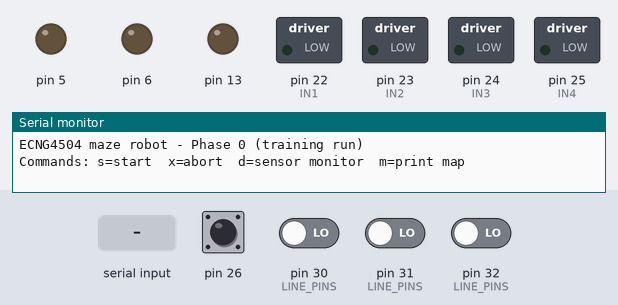
Bench run of a program on a simulated Arduino Mega 2560, built with avr-gcc and run on an emulated ATmega2560. Shown: switched loads named in the program (green lamp = pin HIGH), output pins drawn as LEDs (lit = HIGH), the last lines printed to the serial monitor. Dashed ring = blinking. Inputs (shaded band) come from the test bench; at power-on: pin 26 HIGH, pin 30 (LINE_PINS), pin 31 (LINE_PINS), pin 32 (LINE_PINS) LOW.

Above: at 1.2 s.
1.3 s: pin 26 pulled LOW for 0.15 s
At 4.0 s:
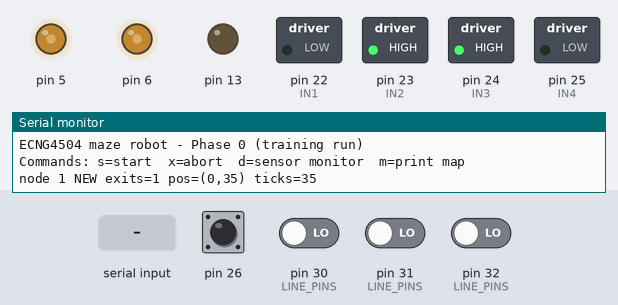
4.4 s: pin 31 (LINE_PINS) driven HIGH
At 5.4 s:
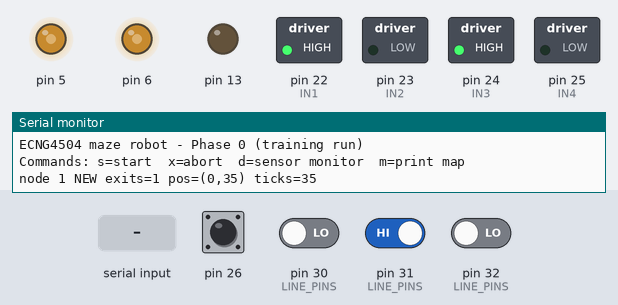
5.9 s: pin 30 (LINE_PINS) driven HIGH
At 7.1 s:
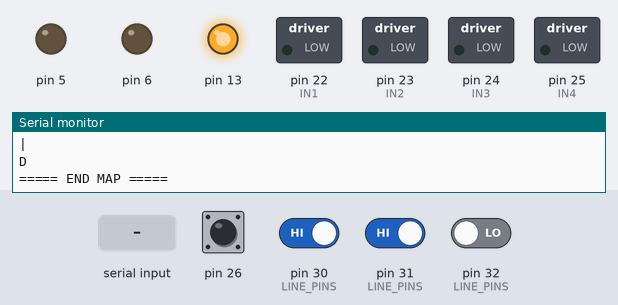
7.6 s: "x\n" received over Serial
At 8.75 s:
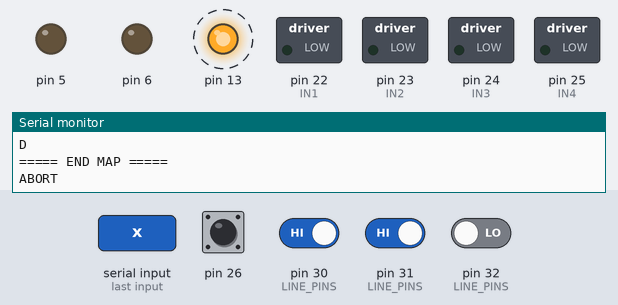
10.6 s: "s\n" received over Serial
At 13.3 s:
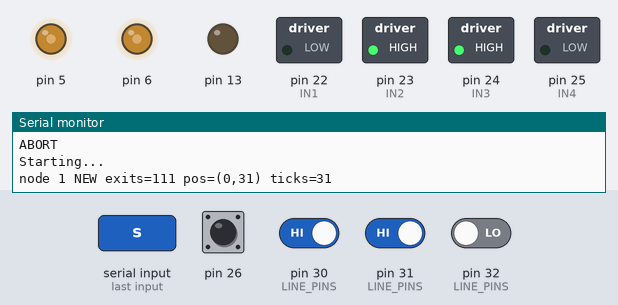
13.6 s: "m\n" received over Serial
Timing chart, 0 to 17.6 s (numbered marks = the images above; inputs shaded):
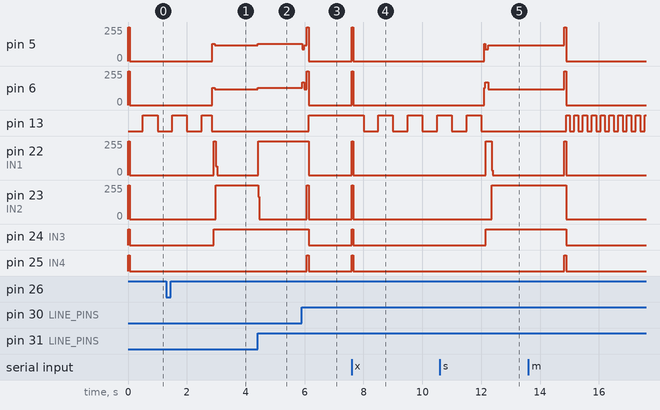

Measured:
- after the input at 1.3 s, pin 5, pin 6: 0/255 → 130/255 after 1.6 s, → 120/255 0.10 s later; pin 22 (IN1): 0/255 → 255/255 after 1.6 s, → 0/255 0.08 s later; pin 23 (IN2): 0/255 → 255/255 after 1.7 s; pin 24 (IN3): LOW → HIGH after 1.6 s
- after the input at 4.4 s, pin 13: stays LOW (without the input it goes to HIGH after 1.2 s); pin 23 (IN2): 255/255 → 0/255 at once; pin 24 (IN3): stays HIGH (without the input it goes to LOW after 1.1 s); pin 25 (IN4): stays LOW (without the input it goes to HIGH after 1.1 s)
- after the input at 5.9 s, pin 5: 130/255 → 89/255 at once, → 120/255 0.07 s later, → 255/255 0.08 s later, → 0/255 0.06 s later; pin 6: 130/255 → 170/255 at once, → 120/255 0.07 s later, → 255/255 0.08 s later, → 0/255 0.06 s later
- after the input at 7.6 s, pin 5, pin 6, pin 22 (IN1), pin 23 (IN2): 0/255 → 255/255 at once, → 0/255 0.06 s later; pin 13: alternates HIGH for 0.50 s and LOW for 0.50 s, starting after 0.40 s; pin 24 (IN3), pin 25 (IN4): LOW → HIGH at once, → LOW 0.06 s later
- after the input at 10.6 s, pin 5: 0/255 → 90/255 after 1.5 s, → 120/255 0.13 s later; pin 6: 0/255 → 170/255 after 1.5 s, → 120/255 0.13 s later; pin 13: goes on until 12.0 s, then stays LOW; pin 22 (IN1): 0/255 → 255/255 after 1.6 s, → 0/255 0.20 s later; pin 23 (IN2): 0/255 → 255/255 after 1.8 s

The program:

main.cpp
```cpp
// main.cpp - ECNG4504 maze robot, Phase 0 (training run).
// All the work happens in the modules; main only wires them together and runs the control loop.
#include <Arduino.h>
#include "config.h"
#include "motors.h"
#include "line_sensor.h"
#include "maze_map.h"
#include "robot_fsm.h"

static Motors motors;
static LineSensor lineSensor;
static MazeMap maze;
static RobotFSM robot(motors, lineSensor, maze);

void setup() {
  Serial.begin(cfg::SERIAL_BAUD);
  motors.begin();
  lineSensor.begin();
  robot.begin();
}

void loop() {
  static uint32_t nextTick = 0;
  const uint32_t now = millis();
  if ((int32_t)(now - nextTick) >= 0) {          // fixed 200 Hz control loop
    nextTick = now + cfg::CONTROL_PERIOD_MS;
    robot.update();
  }
}
```

line_sensor.h
```cpp
// line_sensor.h - Funduino 3-channel digital line tracker (left, centre, right).
#pragma once
#include <Arduino.h>

struct LineReading {
  uint8_t mask;      // bit0 = LEFT, bit1 = CENTRE, bit2 = RIGHT (1 = sees black)
  uint8_t count;     // number of black sensors (0..3)
  float   position;  // -1 .. +1, weighted centre of the line (+ = line to the right)
};

constexpr uint8_t SENSOR_L = 0x01;
constexpr uint8_t SENSOR_C = 0x02;
constexpr uint8_t SENSOR_R = 0x04;

class LineSensor {
 public:
  static constexpr uint8_t kNum = 3;
  void begin();
  LineReading read();
 private:
  float lastPosition_ = 0.0f;
};
```

maze_map.h
```cpp
// maze_map.h - internal representation of the maze (graph of nodes) + exploration planner.
//
// Directions are ABSOLUTE and fixed by the start heading: 0=N 1=E 2=S 3=W (x right, y down).
// Position of a node = dead-reckoned (x, y) in "ticks" = milliseconds of straight travel
// (there are no encoders, so time at constant speed is the distance measure).
#pragma once
#include <Arduino.h>
#include "config.h"

inline uint8_t dirLeft(uint8_t h)  { return (h + 3) & 3; }
inline uint8_t dirRight(uint8_t h) { return (h + 1) & 3; }
inline uint8_t dirBack(uint8_t h)  { return (h + 2) & 3; }
inline uint8_t dirBit(uint8_t d)   { return (uint8_t)(1u << d); }

constexpr int8_t NO_NODE = -1;
constexpr int8_t PLAN_DONE = -1;

struct Node {
  int32_t  x, y;       // dead-reckoned position (ticks)
  float    sx, sy;     // 1-sigma position uncertainty per axis (ticks)
  uint8_t  exits;      // bitmask of physical exits (bit d = exit towards direction d)
  bool     circle;     // start / end circle
  int8_t   link[4];    // neighbour node id per direction, -1 = not explored yet
  uint16_t len[4];     // measured edge length (ticks)
};

struct Arrival {
  int8_t id;           // node we are now standing on
  bool   created;      // a new node was added
  bool   known;        // we followed an already explored edge
  bool   loopClosed;   // an unexplored edge led to an already known node
  bool   overflow;     // node table full
};

class MazeMap {
 public:
  void reset(uint8_t startHeading);

  // Called every time the robot reaches a node.
  //   from    : node we left
  //   heading : absolute direction we travelled in
  //   ticks   : measured edge length
  //   exits   : exits observed at the new node (absolute bitmask)
  //   circle  : true if the new node is a start/end circle
  Arrival arrive(int8_t from, uint8_t heading, uint32_t ticks, uint8_t exits, bool circle);

  // Where to go next? Returns an absolute heading (0..3) or PLAN_DONE.
  // Priority: unexplored exit here (left, straight, right) -> nearest node with an unexplored
  // exit (BFS over the known graph) -> back to the start circle -> done.
  int8_t planNext(int8_t cur, uint8_t heading) const;

  uint8_t count() const { return n_; }
  const Node& node(uint8_t i) const { return nodes_[i]; }
  uint8_t loopClosures() const { return loops_; }

  void print(Print& out) const;      // table + ASCII drawing

 private:
  uint8_t unexplored(uint8_t i) const;
  int8_t bfsFirstHop(int8_t src, int8_t target) const;  // target<0 -> nearest node with unexplored exit

  Node    nodes_[cfg::MAX_NODES];
  uint8_t n_ = 0;
  uint8_t loops_ = 0;
};
```

motors.h
```cpp
// motors.h - L298N driver, register-level (Timer3/Timer4 PWM + PORTA direction pins).
#pragma once
#include <Arduino.h>

class Motors {
 public:
  void begin();
  // Signed speeds: -255 (full reverse) .. +255 (full forward). Left/right = sides of the robot.
  void setSpeeds(int16_t left, int16_t right);
  void stop();    // active brake (both L298N inputs high)
  void coast();   // free-wheel (enable low)
 private:
  void setLeft(int16_t s);
  void setRight(int16_t s);
};
```

pid.h
```cpp
// pid.h - small PID controller with filtered derivative and anti-windup.
#pragma once
#include <Arduino.h>

class PID {
 public:
  PID(float kp, float ki, float kd, float iLimit)
      : kp_(kp), ki_(ki), kd_(kd), iLimit_(iLimit) {}
  void reset() { integral_ = 0; prevError_ = 0; dFilt_ = 0; first_ = true; }
  float update(float error, float dt);
 private:
  float kp_, ki_, kd_, iLimit_;
  float integral_ = 0, prevError_ = 0, dFilt_ = 0;
  bool first_ = true;
};
```

robot_fsm.h
```cpp
// robot_fsm.h - top-level finite state machine for the training run (Phase 0).
//
//   IDLE --start--> LEAVE_START --> FOLLOW <--------------------------+
//                                     | junction/corner/circle        |
//                                     v                               |
//                                  ADVANCE --classify, update map--> TURN
//                                     |  (dead end: handled directly in FOLLOW -> TURN)
//                                     +--> DONE (everything explored, back at start)
//   any state --error--> ERROR        'x' over Serial = abort -> IDLE
#pragma once
#include <Arduino.h>
#include "motors.h"
#include "line_sensor.h"
#include "pid.h"
#include "maze_map.h"

enum class State : uint8_t { IDLE, LEAVE_START, FOLLOW, ADVANCE, TURN, DONE, ERROR };

class RobotFSM {
 public:
  RobotFSM(Motors& m, LineSensor& s, MazeMap& map);
  void begin();
  void update();   // call every cfg::CONTROL_PERIOD_MS

 private:
  // state handlers
  void doIdle(const LineReading& r);
  void doLeaveStart(const LineReading& r);
  void doFollow(const LineReading& r);
  void doAdvance(const LineReading& r);
  void doTurn(const LineReading& r);
  void doError();

  // helpers
  void enter(State s);
  void startFollowing();
  void handleNode(uint8_t exitsAbs, bool circle, uint32_t ticks);
  void beginTurn(uint8_t target);
  void fail(const __FlashStringHelper* why);
  void pollSerial();
  void printLine(const LineReading& r);
  static const __FlashStringHelper* name(State s);

  Motors& motors_;
  LineSensor& sensor_;
  MazeMap& map_;
  PID pid_;

  State state_ = State::IDLE;
  uint32_t stateSince_ = 0;

  // run state
  uint8_t heading_ = 0;
  int8_t  curNode_ = 0;
  uint32_t segStartMs_ = 0;
  bool firstSegment_ = true;

  // idle / start
  bool armed_ = false;
  uint32_t startAt_ = 0;
  bool diag_ = false;
  uint32_t lastDiagMs_ = 0;
  bool leaveActive_ = false;
  uint32_t leaveStart_ = 0;
  uint8_t btnCount_ = 0;

  // follow
  uint32_t lRun_ = 0, rRun_ = 0, allRun_ = 0;   // how long (ms) each condition has been black without a break
  uint32_t candStart_ = 0;                      // when the junction pattern first appeared
  bool lostActive_ = false;
  uint32_t lostStart_ = 0;

  // advance
  uint32_t lBlackMs_ = 0, rBlackMs_ = 0;        // black time of the side sensors while crossing

  // turn
  uint8_t targetHeading_ = 0;
  bool spinLeft_ = true;
  uint8_t edgesNeeded_ = 0, edgesSeen_ = 0, s2Run_ = 0;
  bool whiteSeen_ = false;
  uint16_t minSpinMs_ = 0;
  uint32_t turnStart_ = 0;
};
```

line_sensor.cpp
```cpp
#include "line_sensor.h"
#include "config.h"

void LineSensor::begin() {
  for (uint8_t i = 0; i < 3; i++) pinMode(cfg::LINE_PINS[i], INPUT);
}

LineReading LineSensor::read() {
  static const int8_t kWeight[3] = {-1, 0, 1};
  LineReading r;
  r.mask = 0;
  r.count = 0;
  int16_t sum = 0;
  for (uint8_t i = 0; i < 3; i++) {
    const bool high = digitalRead(cfg::LINE_PINS[i]) == HIGH;
    const bool black = (high == cfg::LINE_BLACK_IS_HIGH);
    if (black) {
      r.mask |= (1 << i);
      r.count++;
      sum += kWeight[i];
    }
  }
  if (r.count > 0) {
    r.position = (float)sum / (float)r.count;
    lastPosition_ = r.position;
  } else {
    // line lost: saturate towards the side where we last saw it
    r.position = (lastPosition_ > 0) ? 1.0f : (lastPosition_ < 0 ? -1.0f : 0.0f);
  }
  return r;
}
```

maze_map.cpp
```cpp
#include "maze_map.h"
#include <math.h>

static const int8_t DX[4] = {0, 1, 0, -1};
static const int8_t DY[4] = {-1, 0, 1, 0};
static const char DIRCH[4] = {'N', 'E', 'S', 'W'};

static uint8_t popcount4(uint8_t v) {
  return (v & 1) + ((v >> 1) & 1) + ((v >> 2) & 1) + ((v >> 3) & 1);
}

void MazeMap::reset(uint8_t startHeading) {
  n_ = 0;
  loops_ = 0;
  Node& s = nodes_[n_++];
  s.x = 0; s.y = 0; s.sx = 0; s.sy = 0;
  s.exits = dirBit(startHeading);   // the start circle has exactly one line leaving it
  s.circle = true;
  for (uint8_t d = 0; d < 4; d++) { s.link[d] = NO_NODE; s.len[d] = 0; }
}

uint8_t MazeMap::unexplored(uint8_t i) const {
  uint8_t m = 0;
  for (uint8_t d = 0; d < 4; d++)
    if ((nodes_[i].exits & dirBit(d)) && nodes_[i].link[d] < 0) m |= dirBit(d);
  return m;
}

Arrival MazeMap::arrive(int8_t from, uint8_t h, uint32_t ticks, uint8_t exits, bool circle) {
  Arrival a = {NO_NODE, false, false, false, false};
  Node& p = nodes_[from];
  const uint8_t back = dirBack(h);

  // 1) Edge already explored: topology tells us where we are, and we re-anchor (drift reset).
  if (p.link[h] >= 0) {
    a.id = p.link[h];
    a.known = true;
    return a;
  }

  // 2) Unexplored edge. Dead-reckon the new position along the (axis-aligned) line.
  const int32_t nx = p.x + (int32_t)DX[h] * (int32_t)ticks;
  const int32_t ny = p.y + (int32_t)DY[h] * (int32_t)ticks;
  const uint16_t len = ticks > 65535UL ? 65535 : (uint16_t)ticks;

  // 3) Loop closure: is this an already known node? It must be of the same kind with the same
  //    exits, its exit that points back to us must still be unexplored, and the position must
  //    agree within the uncertainty gate. Along the travel axis the uncertainty grows by
  //    POS_ERR_REL * ticks; the other axis is inherited from the node we left.
  const bool horiz = (h == 1 || h == 3);
  const float err = cfg::POS_ERR_REL * (float)ticks;
  const float nsx = horiz ? sqrtf(p.sx * p.sx + err * err) : p.sx;
  const float nsy = horiz ? p.sy : sqrtf(p.sy * p.sy + err * err);
  int8_t best = NO_NODE;
  float bestScore = 1e9f;
  for (uint8_t i = 0; i < n_; i++) {
    if ((int8_t)i == from) continue;
    const Node& c = nodes_[i];
    if (c.circle != circle || c.exits != exits || c.link[back] != NO_NODE) continue;
    const float gx = cfg::GATE_FLOOR_TICKS + cfg::GATE_K * sqrtf(nsx * nsx + c.sx * c.sx);
    const float gy = cfg::GATE_FLOOR_TICKS + cfg::GATE_K * sqrtf(nsy * nsy + c.sy * c.sy);
    const float dx = (float)abs(c.x - nx), dy = (float)abs(c.y - ny);
    if (dx > gx || dy > gy) continue;
    const float score = dx / gx + dy / gy;
    if (score < bestScore) { bestScore = score; best = i; }
  }
  if (best >= 0) {
    p.link[h] = best;       p.len[h] = len;
    nodes_[best].link[back] = from; nodes_[best].len[back] = len;
    loops_++;
    a.id = best;
    a.loopClosed = true;
    return a;
  }

  // 4) New node.
  if (n_ >= cfg::MAX_NODES) { a.overflow = true; return a; }
  const int8_t id = n_++;
  Node& c = nodes_[id];
  c.x = nx; c.y = ny; c.sx = nsx; c.sy = nsy;
  c.exits = exits;
  c.circle = circle;
  for (uint8_t d = 0; d < 4; d++) { c.link[d] = NO_NODE; c.len[d] = 0; }
  c.link[back] = from; c.len[back] = len;
  p.link[h] = id;      p.len[h] = len;
  a.id = id;
  a.created = true;
  return a;
}

// Breadth-first search over the known graph. Returns the first direction to take from src, or -1.
int8_t MazeMap::bfsFirstHop(int8_t src, int8_t target) const {
  int8_t firstHop[cfg::MAX_NODES];
  int8_t queue[cfg::MAX_NODES];
  bool seen[cfg::MAX_NODES];
  for (uint8_t i = 0; i < n_; i++) { seen[i] = false; firstHop[i] = -1; }
  uint8_t qh = 0, qt = 0;
  queue[qt++] = src;
  seen[src] = true;
  while (qh < qt) {
    const int8_t u = queue[qh++];
    if (u != src) {
      const bool hit = (target >= 0) ? (u == target) : (unexplored(u) != 0);
      if (hit) return firstHop[u];
    }
    for (uint8_t d = 0; d < 4; d++) {
      const int8_t v = nodes_[u].link[d];
      if (v >= 0 && !seen[v]) {
        seen[v] = true;
        firstHop[v] = (u == src) ? (int8_t)d : firstHop[u];
        queue[qt++] = v;
      }
    }
  }
  return -1;
}

int8_t MazeMap::planNext(int8_t cur, uint8_t h) const {
  // 1) unexplored exit right here: prefer left, straight, right (left-hand preference)
  const uint8_t order[3] = {dirLeft(h), h, dirRight(h)};
  const uint8_t u = unexplored(cur);
  for (uint8_t k = 0; k < 3; k++)
    if (u & dirBit(order[k])) return order[k];
  if (u & dirBit(dirBack(h))) return dirBack(h);

  // 2) nearest node that still has an unexplored exit
  int8_t hop = bfsFirstHop(cur, -1);
  if (hop >= 0) return hop;

  // 3) everything explored: go back to the start circle (node 0)
  if (cur == 0) return PLAN_DONE;
  hop = bfsFirstHop(cur, 0);
  return hop;   // -1 (= PLAN_DONE) if unreachable
}

// ----------------------------------------------------------------------------
// Printing: node table + ASCII drawing (y grows downwards, like the track PDF)
// ----------------------------------------------------------------------------
static char symbolOf(const Node& n, uint8_t i) {
  if (i == 0) return 'S';
  if (n.circle) return 'E';
  switch (popcount4(n.exits)) {
    case 1: return 'D';   // dead end
    case 2: return 'o';   // corner
    default: return '+';  // junction
  }
}

void MazeMap::print(Print& out) const {
  out.println(F("\n===== MAZE MAP ====="));
  out.println(F("id sym   x      y     exits  links (dir>node:len)"));
  uint8_t deadEnds = 0, junctions = 0, corners = 0, edges2 = 0;
  for (uint8_t i = 0; i < n_; i++) {
    const Node& n = nodes_[i];
    const char s = symbolOf(n, i);
    if (s == 'D') deadEnds++;
    else if (s == '+') junctions++;
    else if (s == 'o') corners++;
    out.print(i); out.print(F("  ")); out.print(s); out.print(F("  "));
    out.print((long)n.x); out.print(F("  ")); out.print((long)n.y); out.print(F("  "));
    for (uint8_t d = 0; d < 4; d++) if (n.exits & dirBit(d)) out.print(DIRCH[d]);
    out.print(F("  "));
    for (uint8_t d = 0; d < 4; d++) {
      if (n.link[d] >= 0) {
        edges2++;
        out.print(DIRCH[d]); out.print('>'); out.print(n.link[d]);
        out.print('('); out.print(n.len[d]); out.print(F(") "));
      } else if (n.exits & dirBit(d)) {
        out.print(DIRCH[d]); out.print(F(">? "));
      }
    }
    out.println();
  }
  out.print(F("nodes=")); out.print(n_);
  out.print(F(" junctions=")); out.print(junctions);
  out.print(F(" corners=")); out.print(corners);
  out.print(F(" dead_ends=")); out.print(deadEnds);
  out.print(F(" edges=")); out.print(edges2 / 2);
  out.print(F(" loop_closures=")); out.println(loops_);

  // ASCII drawing
  const uint8_t COLS = 61, ROWS = 31;
  static char cv[ROWS][COLS + 1];
  for (uint8_t r = 0; r < ROWS; r++) { for (uint8_t c = 0; c < COLS; c++) cv[r][c] = ' '; cv[r][COLS] = 0; }
  int32_t minX = nodes_[0].x, maxX = minX, minY = nodes_[0].y, maxY = minY;
  for (uint8_t i = 1; i < n_; i++) {
    minX = min(minX, nodes_[i].x); maxX = max(maxX, nodes_[i].x);
    minY = min(minY, nodes_[i].y); maxY = max(maxY, nodes_[i].y);
  }
  const int32_t rx = max((int32_t)1, maxX - minX), ry = max((int32_t)1, maxY - minY);
  uint8_t col[cfg::MAX_NODES], row[cfg::MAX_NODES];
  for (uint8_t i = 0; i < n_; i++) {
    col[i] = (uint8_t)(((nodes_[i].x - minX) * (COLS - 1)) / rx);
    row[i] = (uint8_t)(((nodes_[i].y - minY) * (ROWS - 1)) / ry);
  }
  for (uint8_t i = 0; i < n_; i++) {
    const int8_t e = nodes_[i].link[1], s = nodes_[i].link[2];
    if (e >= 0) for (uint8_t c = col[i] + 1; c < col[e]; c++) cv[row[i]][c] = '-';
    if (s >= 0) for (uint8_t r = row[i] + 1; r < row[s]; r++) cv[r][col[i]] = '|';
  }
  for (uint8_t i = 0; i < n_; i++) cv[row[i]][col[i]] = symbolOf(nodes_[i], i);
  out.println(F("\nS=start  E=end circle  +=junction  o=corner  D=dead end"));
  for (uint8_t r = 0; r < ROWS; r++) out.println(cv[r]);
  out.println(F("===== END MAP ====="));
}
```

motors.cpp
```cpp
#include "motors.h"
#include "config.h"

// ---- direction bits on PORTA (D22..D25) ----
#define IN1 _BV(PA0)
#define IN2 _BV(PA1)
#define IN3 _BV(PA2)
#define IN4 _BV(PA3)

// ---- PWM helpers: Timer3 OC3A (D5, PE3) = left, Timer4 OC4A (D6, PH3) = right ----
// duty 0 disconnects the pin (a fast-PWM compare value of 0 would still give a 1-tick spike).
static inline void pwmLeft(uint8_t duty) {
  if (duty == 0) { TCCR3A &= ~_BV(COM3A1); PORTE &= ~_BV(PE3); }
  else           { OCR3A = duty; TCCR3A |= _BV(COM3A1); }
}
static inline void pwmRight(uint8_t duty) {
  if (duty == 0) { TCCR4A &= ~_BV(COM4A1); PORTH &= ~_BV(PH3); }
  else           { OCR4A = duty; TCCR4A |= _BV(COM4A1); }
}

void Motors::begin() {
  DDRA |= (IN1 | IN2 | IN3 | IN4);        // direction pins = outputs
  PORTA &= ~(IN1 | IN2 | IN3 | IN4);
  DDRE |= _BV(PE3);                       // D5 output
  DDRH |= _BV(PH3);                       // D6 output

  // Timer3 / Timer4: 8-bit fast PWM (WGM = 0101), non-inverting, clk/64 -> 16 MHz/64/256 = 976 Hz
  TCCR3A = _BV(WGM30);
  TCCR3B = _BV(WGM32) | _BV(CS31) | _BV(CS30);
  TCCR4A = _BV(WGM40);
  TCCR4B = _BV(WGM42) | _BV(CS41) | _BV(CS40);
  OCR3A = 0;
  OCR4A = 0;
  coast();
}

void Motors::setLeft(int16_t s) {
  if (cfg::MOTOR_LEFT_INVERT) s = -s;
  s = constrain(s, -255, 255);
  PORTA &= ~(IN1 | IN2);
  if (s > 0)      PORTA |= IN1;
  else if (s < 0) PORTA |= IN2;
  pwmLeft((uint8_t)abs(s));
}

void Motors::setRight(int16_t s) {
  if (cfg::MOTOR_RIGHT_INVERT) s = -s;
  s = constrain(s, -255, 255);
  PORTA &= ~(IN3 | IN4);
  if (s > 0)      PORTA |= IN3;
  else if (s < 0) PORTA |= IN4;
  pwmRight((uint8_t)abs(s));
}

void Motors::setSpeeds(int16_t left, int16_t right) {
  setLeft(left);
  setRight(right);
}

void Motors::stop() {                     // brake: IN1=IN2=1, IN3=IN4=1, EN high
  PORTA |= (IN1 | IN2 | IN3 | IN4);
  pwmLeft(255);
  pwmRight(255);
}

void Motors::coast() {
  PORTA &= ~(IN1 | IN2 | IN3 | IN4);
  pwmLeft(0);
  pwmRight(0);
}
```

Source omitted: pid.cpp (432 bytes), robot_fsm.cpp (10080 bytes), config.h (4796 bytes)
